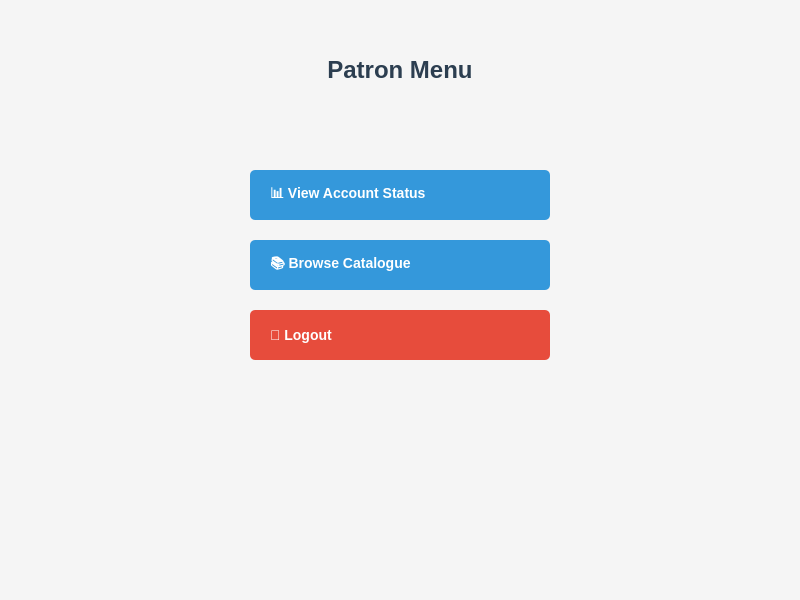
<?xml version="1.0" encoding="UTF-8"?>
<ui version="4.0">
 <class>login</class>
 <widget class="QWidget" name="login">
  <property name="geometry">
   <rect>
    <x>0</x>
    <y>0</y>
    <width>800</width>
    <height>600</height>
   </rect>
  </property>
  <property name="windowTitle">
   <string>Form</string>
  </property>
  <property name="styleSheet">
   <string notr="true">QWidget {
    background-color: #f5f5f5;
}

QLabel#userLabel {
    font-size: 18px;
    font-weight: bold;
    color: #2c3e50;
}

QLabel#titleLabel {
    font-size: 24px;
    font-weight: bold;
    color: #2c3e50;
}

QPushButton {
    background-color: #3498db;
    color: white;
    border: none;
    border-radius: 5px;
    padding: 12px;
    font-size: 14px;
    font-weight: bold;
    text-align: left;
    padding-left: 20px;
}

QPushButton:hover {
    background-color: #2980b9;
}

QPushButton:pressed {
    background-color: #21618c;
}

QPushButton#logoutButton {
    background-color: #e74c3c;
}

QPushButton#logoutButton:hover {
    background-color: #c0392b;
}

QPushButton#logoutButton:pressed {
    background-color: #a93226;
}</string>
  </property>
  <widget class="QLabel" name="titleLabel">
   <property name="geometry">
    <rect>
     <x>250</x>
     <y>50</y>
     <width>300</width>
     <height>40</height>
    </rect>
   </property>
   <property name="text">
    <string>Patron Menu</string>
   </property>
   <property name="alignment">
    <set>Qt::AlignCenter</set>
   </property>
  </widget>
  <widget class="QLabel" name="userLabel">
   <property name="geometry">
    <rect>
     <x>250</x>
     <y>100</y>
     <width>300</width>
     <height>30</height>
    </rect>
   </property>
   <property name="text">
    <string/>
   </property>
   <property name="alignment">
    <set>Qt::AlignCenter</set>
   </property>
  </widget>
  <widget class="QPushButton" name="viewAccountButton">
   <property name="geometry">
    <rect>
     <x>250</x>
     <y>170</y>
     <width>300</width>
     <height>50</height>
    </rect>
   </property>
   <property name="text">
    <string>📊 View Account Status</string>
   </property>
  </widget>
  <widget class="QPushButton" name="browseCatalogueButton">
   <property name="geometry">
    <rect>
     <x>250</x>
     <y>240</y>
     <width>300</width>
     <height>50</height>
    </rect>
   </property>
   <property name="text">
    <string>📚 Browse Catalogue</string>
   </property>
  </widget>
  <widget class="QPushButton" name="logoutButton">
   <property name="geometry">
    <rect>
     <x>250</x>
     <y>310</y>
     <width>300</width>
     <height>50</height>
    </rect>
   </property>
   <property name="text">
    <string>🚪 Logout</string>
   </property>
  </widget>
 </widget>
 <resources/>
 <connections/>
</ui>
